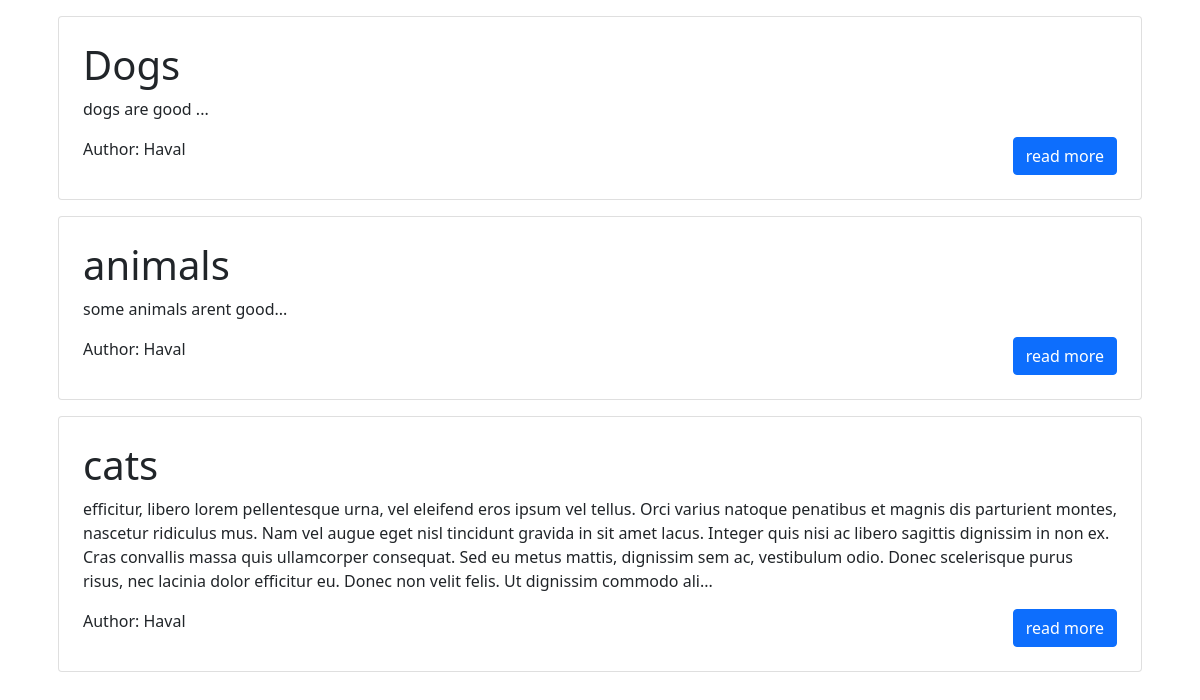
Before: / with the older database file.
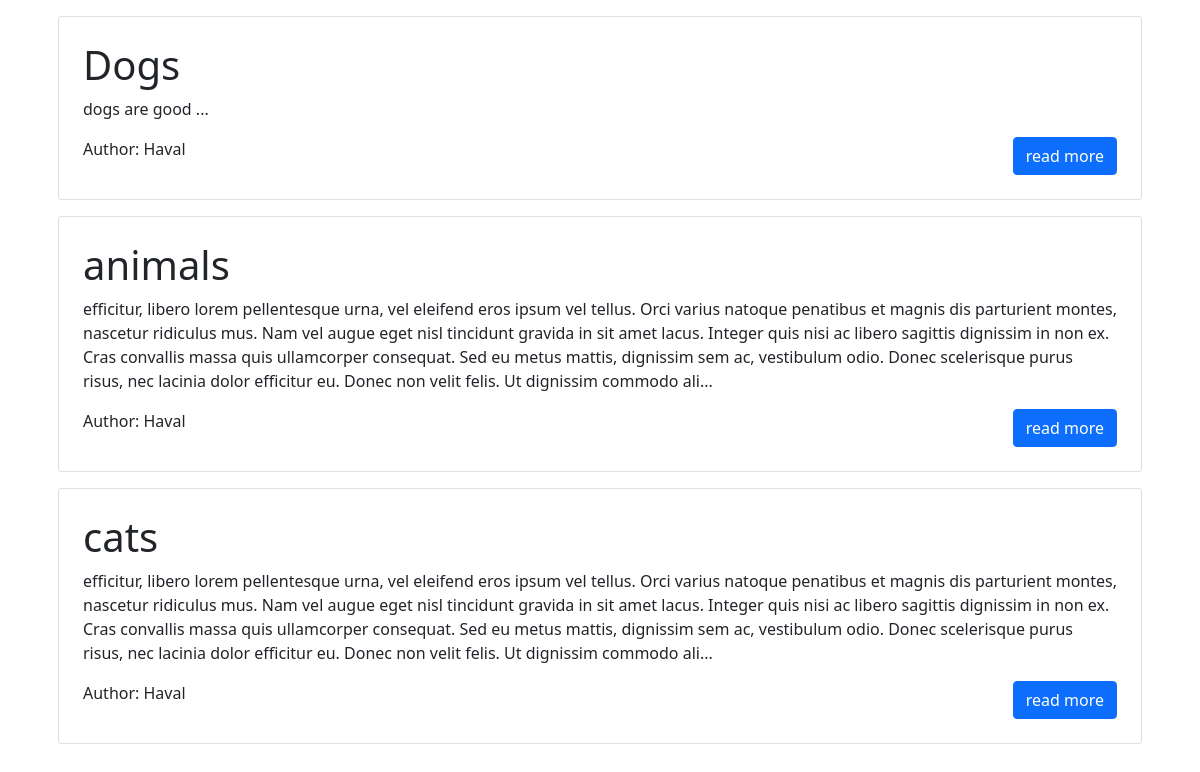
After: the same page with the newer database file.
### blog/models.py (models this page shows, shortened)
class Post(models.Model):
    title = models.CharField(max_length=200)
    content = models.TextField()
    date_created = models.DateTimeField(auto_now_add=True)
    slug = models.SlugField(max_length=200, unique=True)
    author = models.ForeignKey(to=User, on_delete=models.CASCADE)
    status = models.IntegerField(choices=STATUS, default=0)

### blog/views.py (the view)
# urls.py: path("", views.PostList.as_view(), name="home_view")]
class PostList(generic.ListView):
    queryset = Post.objects.filter(status=1).order_by("-date_created")
    template_name = "index.html"

### templates/index.html (shortened to what this page needs)
<!DOCTYPE html>
<html>
<head>
    <link href="https://cdn.jsdelivr.net/npm/bootstrap@5.0.2/dist/css/bootstrap.min.css" rel="stylesheet"
>
    <link rel="stylesheet" href="">
</head>
<body>
    <div class="container">
        {% for post in post_list %}
            <div class="card m-3 p-2">
                <div class="card-body">
                    <div class="card-title">
                        <h1>{{post.title}}</h1>
                    </div>
                    <p class="card-text ">
                        {{post.content | slice:"500"}}...
                    </p>
                    <div class="d-flex justify-content-between">
                        <span class="card-text">Author: {{post.author | title}}</span>
                        <a class="btn btn-primary btn-xs btn-block" href="{% url 'blog_view' post.slug %}">
                            read more
                        </a>
                    </div>
                    </div>
                    </div>
                    {% endfor%}
</div>
</body>
</html>

Changed rows visible on the page:
changed Post "animals": content "some animals arent good" → "efficitur, libero lorem pellentesque urna, vel eleifend eros ipsum vel tellus. Orci varius natoque penatibus et magnis dis parturient montes, nascetur ridiculus mus. Nam vel augue eget nisl tincidunt gravida in sit amet lacus. Integer quis nisi ac libero sagittis dignissim in non ex. Cras convallis massa quis ullamcorper consequat. Sed eu metus mattis, dignissim sem ac, vestibulum odio. Donec scelerisque purus risus, nec lacinia dolor efficitur eu. Donec non velit felis. Ut dignissim commodo ali"
